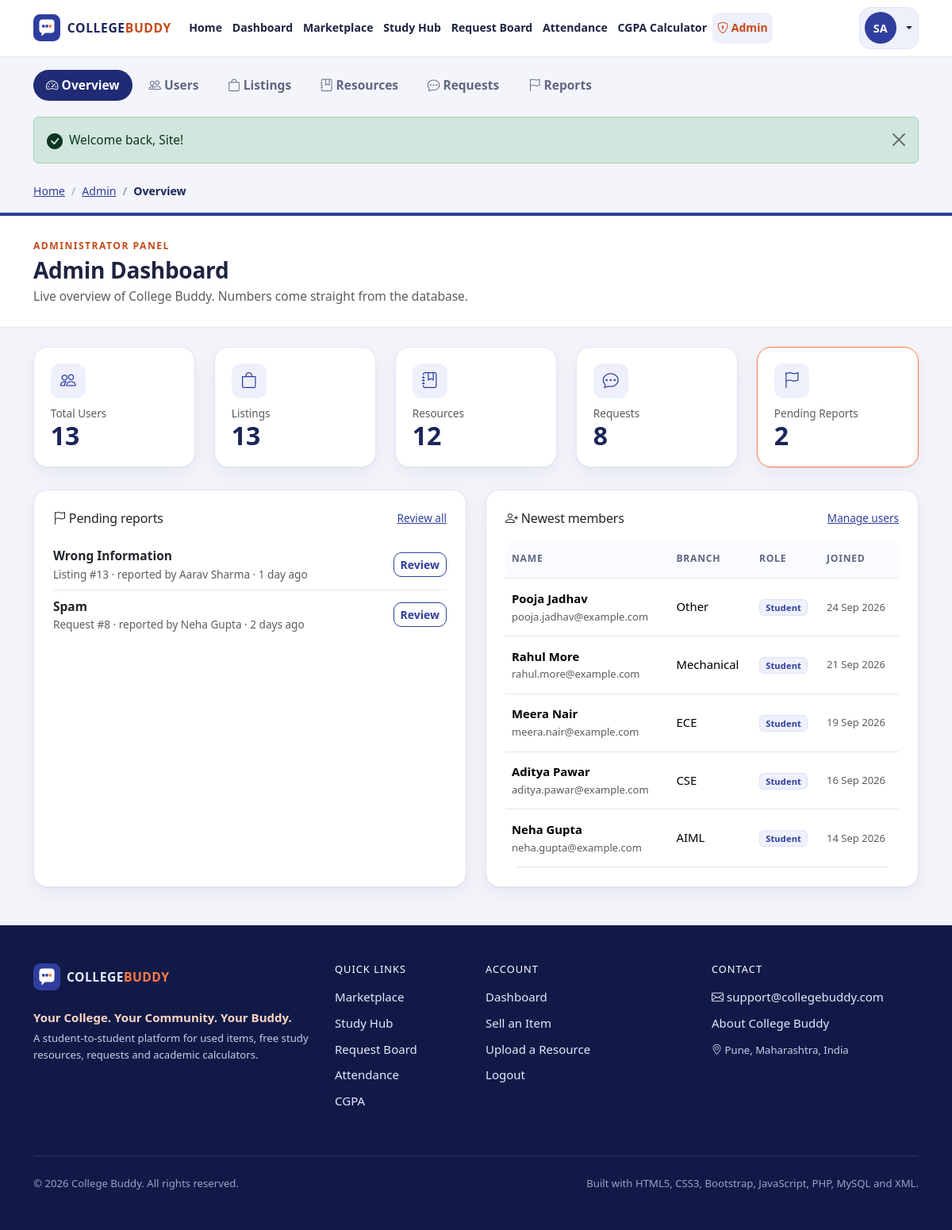
Page /admin/dashboard.php (signed in) on the committed database.
### tables this page shows
CREATE TABLE users (
    id          INT UNSIGNED NOT NULL AUTO_INCREMENT,           
    full_name   VARCHAR(100) NOT NULL,
    email       VARCHAR(150) NOT NULL,                          
    password    VARCHAR(255) NOT NULL,                          
    branch      VARCHAR(50)  NOT NULL,                          
    year        TINYINT UNSIGNED NOT NULL,                      
    semester    TINYINT UNSIGNED NOT NULL,                      
    role        ENUM('student', 'admin') NOT NULL DEFAULT 'student',
    created_at  TIMESTAMP NOT NULL DEFAULT CURRENT_TIMESTAMP,
    PRIMARY KEY (id),
    UNIQUE KEY uq_users_email (email),
    KEY idx_users_role (role)
);

CREATE TABLE reports (
    id           INT UNSIGNED NOT NULL AUTO_INCREMENT,
    user_id      INT UNSIGNED NOT NULL,                         
    item_type    ENUM('listing', 'resource', 'request') NOT NULL,
    item_id      INT UNSIGNED NOT NULL,                         
    reason       VARCHAR(60) NOT NULL,
    description  VARCHAR(500) NULL,
    status       ENUM('Pending', 'Resolved', 'Dismissed') NOT NULL DEFAULT 'Pending',
    created_at   TIMESTAMP NOT NULL DEFAULT CURRENT_TIMESTAMP,
    PRIMARY KEY (id),
    KEY idx_reports_item (item_type, item_id),
    KEY idx_reports_status (status),
    CONSTRAINT fk_reports_user FOREIGN KEY (user_id) REFERENCES users (id) ON DELETE CASCADE
);

### includes/auth.php (called while the page is built, shortened)
<?php
require_once __DIR__ . '/db.php';
require_once __DIR__ . '/functions.php';
function current_user(): ?array
{
    static $cached = false;
    if ($cached !== false) {
        return $cached;
    }
    $id = (int) ($_SESSION['user_id'] ?? 0);
    $row = db_select_one(
        'SELECT id, full_name, email, branch, year, semester, role, created_at FROM users WHERE id = ?',
        'i',
        [$id]
    );
    return $cached = $row;
}
function is_logged_in(): bool
{
    return current_user() !== null;
}

### includes/db.php (called while the page is built, shortened)
<?php
function db(): mysqli
{
    static $conn = null;
    if ($conn === null) {
        $conn = new mysqli(DB_HOST, DB_USER, DB_PASS, DB_NAME);
        $conn->set_charset('utf8mb4');
        $conn->query("SET time_zone = '+05:30'");
    }
    return $conn;
}
function db_select(string $sql, string $types = '', array $params = []): array
{
    $stmt = db()->prepare($sql);
    if ($types !== '') {
        $stmt->bind_param($types, ...$params);
    }
    $stmt->execute();
    $rows = $stmt->get_result()->fetch_all(MYSQLI_ASSOC);
    return $rows;
}
function db_select_one(string $sql, string $types = '', array $params = []): ?array
{
    $rows = db_select($sql, $types, $params);
    return $rows[0] ?? null;
}

### includes/admin-auth.php (called while the page is built, shortened)
<?php
require_once __DIR__ . '/auth.php';
function require_admin(): void
{
    if (!is_logged_in()) {
        set_flash('warning', 'Please login with an admin account to continue.');
        redirect('login.php?next=' . urlencode(current_relative_url()));
    }
}

### admin/dashboard.php (the view, shortened to what this page needs)
<?php
require_once __DIR__ . '/../includes/auth.php';
require_once __DIR__ . '/../includes/admin-auth.php';
require_admin();
$totals = db_select_one(
    "SELECT (SELECT COUNT(*) FROM users) AS users,
            (SELECT COUNT(*) FROM listings) AS listings,
            (SELECT COUNT(*) FROM resources) AS resources,
            (SELECT COUNT(*) FROM requests) AS requests,
            (SELECT COUNT(*) FROM reports WHERE status = 'Pending') AS pending_reports"
);
$pendingReports = db_select(
    "SELECT rp.id, rp.item_type, rp.item_id, rp.reason, rp.created_at, u.full_name AS reporter_name
     FROM reports rp JOIN users u ON u.id = rp.user_id
     WHERE rp.status = 'Pending'
     ORDER BY rp.created_at DESC LIMIT 5"
);
$newUsers = db_select(
    'SELECT id, full_name, email, branch, year, semester, role, created_at
     FROM users ORDER BY created_at DESC, id DESC LIMIT 5'
);
$activeNav = 'admin';
$adminSection = 'dashboard';
$breadcrumbs = [['Admin', 'admin/dashboard.php'], ['Overview', '']];
require __DIR__ . '/../includes/header.php';
$cards = [
    ['bi-people', 'Total Users', (int) $totals['users'], 'users.php'],
    ['bi-bag', 'Listings', (int) $totals['listings'], 'listings.php'],
    ['bi-journal-bookmark', 'Resources', (int) $totals['resources'], 'resources.php'],
    ['bi-chat-dots', 'Requests', (int) $totals['requests'], 'requests.php'],
    ['bi-flag', 'Pending Reports', (int) $totals['pending_reports'], 'reports.php?status=Pending'],
];
?>
<section class="container py-4 pb-5">
    <div class="row g-3 g-md-4">
        <?php foreach ($cards as [$icon, $label, $value, $path]): ?>
            <div class="col-6 col-lg">
                <a class="card cb-card cb-stat-card cb-card-hover h-100 text-decoration-none<?= $label === 'Pending Reports' && $value > 0 ? ' cb-stat-alert' : '' ?>" href="<?= href('admin/' . $path) ?>">
                    <div class="card-body">
                        <span class="cb-stat-icon mb-2"><i class="bi <?= e($icon) ?>"></i></span>
                        <div class="small text-muted"><?= e($label) ?></div>
                        <div class="cb-stat-value"><?= number_format($value) ?></div>
                    </div>
                </a>
            </div>
        <?php endforeach; ?>
    </div>
    <div class="row g-4 mt-1">
        <div class="col-lg-6">
            <div class="card cb-card h-100">
                <div class="card-body p-4">
                    <div class="d-flex justify-content-between align-items-center mb-3">
                        <h2 class="h6 mb-0"><i class="bi bi-flag"></i> Pending reports</h2>
                        <a class="small" href="<?= href('admin/reports.php?status=Pending') ?>">Review all</a>
                    </div>
                    <?php if (!$pendingReports): ?>
                        <p class="text-muted mb-0">No pending reports. Everything is under control.</p>
                    <?php else: ?>
                        <ul class="list-unstyled mb-0 cb-mini-list">
                            <?php foreach ($pendingReports as $r): ?>
                                <li class="d-flex justify-content-between align-items-center gap-2 py-2">
                                    <span class="min-w-0">
                                        <span class="d-block fw-semibold"><?= e($r['reason']) ?></span>
                                        <span class="d-block small text-muted"><?= e(ucfirst($r['item_type'])) ?> #<?= (int) $r['item_id'] ?> &middot; reported by <?= e($r['reporter_name']) ?> &middot; <?= e(time_ago($r['created_at'])) ?></span>
                                    </span>
                                    <a class="btn btn-sm btn-outline-primary" href="<?= href('admin/reports.php?status=Pending') ?>">Review</a>
                                </li>
                            <?php endforeach; ?>
                        </ul>
                    <?php endif; ?>
                </div>
            </div>
        </div>
        <div class="col-lg-6">
            <div class="card cb-card h-100">
                <div class="card-body p-4">
                    <div class="d-flex justify-content-between align-items-center mb-3">
                        <h2 class="h6 mb-0"><i class="bi bi-person-plus"></i> Newest members</h2>
                        <a class="small" href="<?= href('admin/users.php') ?>">Manage users</a>
                    </div>
                    <div class="table-responsive">
                        <table class="table cb-table align-middle mb-0">
                            <thead><tr><th scope="col">Name</th><th scope="col">Branch</th><th scope="col">Role</th><th scope="col">Joined</th></tr></thead>
                            <tbody>
                                <?php foreach ($newUsers as $u): ?>
                                    <tr>
                                        <td><div class="fw-semibold"><?= e($u['full_name']) ?></div><div class="small text-muted text-truncate" style="max-width: 220px"><?= e($u['email']) ?></div></td>
                                        <td><?= e($u['branch']) ?></td>
                                        <td><span class="badge <?= $u['role'] === 'admin' ? 'bg-dark' : 'cb-badge-soft' ?>"><?= e(ucfirst($u['role'])) ?></span></td>
                                        <td class="small text-muted"><?= e(format_date($u['created_at'])) ?></td>
                                    </tr>
                                <?php endforeach; ?>
                            </tbody>
                        </table>
                    </div>
                </div>
            </div>
        </div>
    </div>
</section>
<?php require __DIR__ . '/../includes/footer.php'; ?>

### includes/header.php (shortened to what this page needs)
<?php
$activeNav = $activeNav ?? '';
$breadcrumbs = $breadcrumbs ?? [];
$me = current_user();
$flashes = get_flashes();
$navLinks = ['home' => ['Home', 'index.php']];
if ($me) {
    $navLinks['dashboard'] = ['Dashboard', 'dashboard.php'];
}
$navLinks += [
    'marketplace' => ['Marketplace', 'marketplace.php'],
    'study' => ['Study Hub', 'study.php'],
    'requests' => ['Request Board', 'requests.php'],
    'attendance' => ['Attendance', 'attendance.php'],
    'cgpa' => ['CGPA Calculator', 'cgpa.php'],
];
$flashIcons = [
    'success' => 'bi-check-circle-fill', 'danger' => 'bi-exclamation-octagon-fill',
    'warning' => 'bi-exclamation-triangle-fill', 'info' => 'bi-info-circle-fill',
];
?>
<!doctype html>
<html lang="en">
<head>
    <link rel="stylesheet" href="<?= href('css/vendor/bootstrap.min.css') ?>">
    <link rel="stylesheet" href="<?= href('css/vendor/bootstrap-icons.min.css') ?>">
    <link rel="stylesheet" href="<?= href('css/style.css') ?>">
</head>
<body class="cb-body d-flex flex-column min-vh-100">
<header>
    <nav class="navbar navbar-expand-xl cb-navbar sticky-top" aria-label="Main navigation">
        <div class="container">
            <a class="navbar-brand cb-brand" href="<?= href('index.php') ?>" aria-label="College Buddy home">
                <img src="<?= href('images/logo.svg') ?>" alt="" width="34" height="34">
                <span class="cb-brand-text">COLLEGE<span class="cb-brand-accent">BUDDY</span></span>
            </a>
            <div class="collapse navbar-collapse" id="cbNavMenu">
                <ul class="navbar-nav me-auto align-items-xl-center">
                    <?php foreach ($navLinks as $key => [$label, $path]): ?>
                        <li class="nav-item">
                            <a class="nav-link<?= $activeNav === $key ? ' active' : '' ?>" href="<?= href($path) ?>"<?= $activeNav === $key ? ' aria-current="page"' : '' ?>><?= e($label) ?></a>
                        </li>
                    <?php endforeach; ?>
                    <?php if ($me && $me['role'] === 'admin'): ?>
                        <li class="nav-item">
                            <a class="nav-link cb-admin-link<?= $activeNav === 'admin' ? ' active' : '' ?>" href="<?= href('admin/dashboard.php') ?>" title="Admin Dashboard"><i class="bi bi-shield-lock"></i> Admin</a>
                        </li>
                    <?php endif; ?>
                </ul>
                <div class="d-flex flex-column flex-xl-row align-items-stretch align-items-xl-center gap-2 cb-nav-actions">
                    <?php if ($me): ?>
                        <div class="dropdown">
                            <button class="btn cb-user-btn dropdown-toggle w-100 d-flex align-items-center gap-2" type="button"
                                    data-bs-toggle="dropdown" aria-expanded="false">
                                <span class="cb-avatar"><?= e(initials($me['full_name'])) ?></span>
                            </button>
                        </div>
                    <?php else: ?>
                        <a class="btn btn-outline-primary" href="<?= href('login.php') ?>"><i class="bi bi-box-arrow-in-right"></i> Login</a>
                        <a class="btn btn-primary" href="<?= href('register.php') ?>">Register</a>
                    <?php endif; ?>
                </div>
            </div>
        </div>
    </nav>
    <?php if (!empty($adminSection)): ?>
        <div class="container pt-3">
            <ul class="nav nav-pills cb-admin-nav flex-wrap">
                <?php foreach (['dashboard' => ['Overview', 'admin/dashboard.php', 'bi-speedometer2'],
                    'users' => ['Users', 'admin/users.php', 'bi-people'],
                    'listings' => ['Listings', 'admin/listings.php', 'bi-bag'],
                    'resources' => ['Resources', 'admin/resources.php', 'bi-journal-bookmark'],
                    'requests' => ['Requests', 'admin/requests.php', 'bi-chat-dots'],
                    'reports' => ['Reports', 'admin/reports.php', 'bi-flag']] as $key => [$label, $path, $icon]): ?>
                    <li class="nav-item">
                        <a class="nav-link<?= $adminSection === $key ? ' active' : '' ?>" href="<?= href($path) ?>"><i class="bi <?= $icon ?>"></i> <?= e($label) ?></a>
                    </li>
                <?php endforeach; ?>
            </ul>
        </div>
    <?php endif; ?>
</header>
<main id="main-content" class="flex-grow-1">
    <?php if (!empty($flashes)): ?>
        <div class="container pt-3 cb-flash-zone">
            <?php foreach ($flashes as $flash): ?>
                <div class="alert alert-<?= e($flash['type']) ?> alert-dismissible fade show d-flex align-items-start gap-2 mb-2"
                     role="alert" data-autohide="7000">
                    <i class="bi <?= e($flashIcons[$flash['type']] ?? 'bi-info-circle-fill') ?> fs-5 lh-1 mt-1"></i>
                    <div class="flex-grow-1"><?= e($flash['message']) ?></div>
                    <button type="button" class="btn-close" data-bs-dismiss="alert" aria-label="Close"></button>
                </div>
            <?php endforeach; ?>
        </div>
    <?php endif; ?>
    <?php if (!empty($breadcrumbs)): ?>
        <div class="container pt-3">
            <nav aria-label="breadcrumb">
                <ol class="breadcrumb cb-breadcrumb mb-0">
                    <li class="breadcrumb-item"><a href="<?= href('index.php') ?>">Home</a></li>
                    <?php foreach ($breadcrumbs as $i => $crumb): ?>
                        <?php if ($i === array_key_last($breadcrumbs) || empty($crumb[1])): ?>
                            <li class="breadcrumb-item active" aria-current="page"><?= e($crumb[0]) ?></li>
                        <?php else: ?>
                            <li class="breadcrumb-item"><a href="<?= href($crumb[1]) ?>"><?= e($crumb[0]) ?></a></li>
                        <?php endif; ?>
                    <?php endforeach; ?>
                </ol>
            </nav>
        </div>
    <?php endif; ?>

### rows in the picture
users: full_name "SA"
reports: reason "Wrong Information", item_type "Listing", item "13", user.full_name "Aarav Sharma", created_at "1 day ago"
reports: reason "Spam", item_type "Request", item "8", user.full_name "Neha Gupta", created_at "2 days ago"
users: full_name "Pooja Jadhav", email "pooja.jadhav@example.com", branch "Other", role "Student", created_at "24 Sep 2026"
users: full_name "Rahul More", email "rahul.more@example.com", branch "Mechanical", role "Student", created_at "21 Sep 2026"
users: full_name "Meera Nair", email "meera.nair@example.com", branch "ECE", role "Student", created_at "19 Sep 2026"
users: full_name "Aditya Pawar", email "aditya.pawar@example.com", branch "CSE", role "Student", created_at "16 Sep 2026"
users: full_name "Neha Gupta", email "neha.gupta@example.com", branch "AIML", role "Student", created_at "14 Sep 2026"

### other values in the picture
$label "Home"
$label "Dashboard"
$label "Marketplace"
$label "Study Hub"
$label "Request Board"
$label "Attendance"
$label "CGPA Calculator"
$label "Overview"
$label "Users"
$label "Listings"
$label "Resources"
$label "Requests"
$label "Reports"
$flash['message'] "Welcome back, Site!"
$crumb[0] "Admin"
